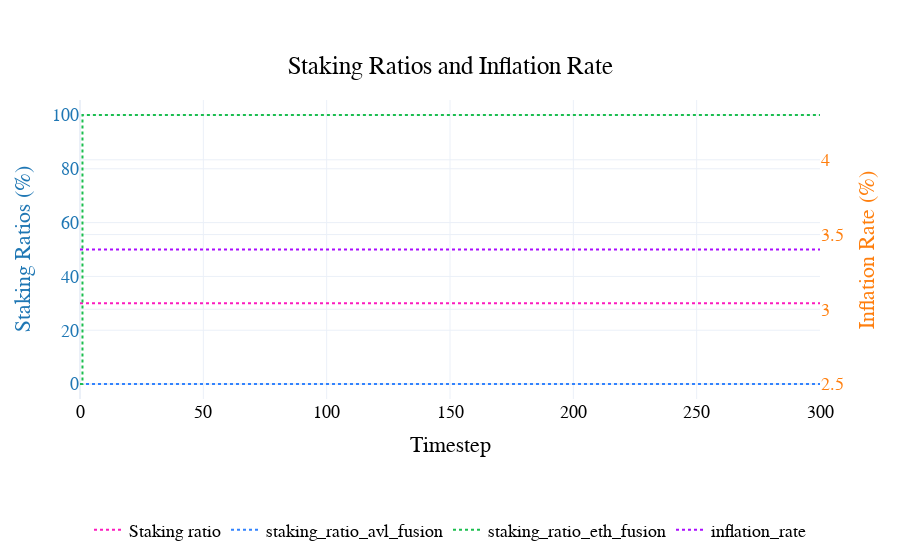

This figure's notebook cell:
### Code cell
fig= visualizations.plot_staking_ratio_inflation_rate(
    df
)
pio.show(fig)

### Figure 1 — Plotly figure (JSON) as saved in the notebook; plotly's stock layout.template omitted (floating-point values rounded to 4 significant figures; data arrays with more than 128 entries replaced by an {"elided": "..."} marker saying what was removed)
{"data": [{"line": {"color": "#FC1CBF", "dash": "dot"}, "name": "Staking ratio", "type": "scatter", "x": {"elided": "1801 int values"}, "y": {"elided": "1801 int values"}, "yaxis": "y"}, {"line": {"color": "#3283FE", "dash": "dot"}, "name": "staking_ratio_avl_fusion", "type": "scatter", "x": {"elided": "1801 int values"}, "y": {"elided": "1801 int values"}, "yaxis": "y"}, {"line": {"color": "#1CBE4F", "dash": "dot"}, "name": "staking_ratio_eth_fusion", "type": "scatter", "x": {"elided": "1801 int values"}, "y": {"elided": "1801 int values"}, "yaxis": "y"}, {"line": {"color": "#AA0DFE", "dash": "dot"}, "name": "inflation_rate", "type": "scatter", "x": {"elided": "1801 int values"}, "y": {"elided": "1801 float values"}, "yaxis": "y2"}], "layout": {"font": {"color": "black", "family": "Arial", "size": 18}, "hovermode": "x unified", "legend": {"orientation": "h", "x": 0.5, "xanchor": "center", "y": -0.5, "yanchor": "bottom"}, "paper_bgcolor": "rgba(255, 255, 255, 1)", "plot_bgcolor": "rgba(255, 255, 255, 1)", "title": {"text": "Staking Ratios and Inflation Rate", "x": 0.5, "xanchor": "center", "y": 0.9, "yanchor": "top"}, "xaxis": {"title": {"text": "Timestep"}}, "yaxis": {"tickfont": {"color": "#1f77b4"}, "title": {"font": {"color": "#1f77b4"}, "text": "Staking Ratios (%)"}}, "yaxis2": {"overlaying": "y", "side": "right", "tickfont": {"color": "#ff7f0e"}, "title": {"font": {"color": "#ff7f0e"}, "text": "Inflation Rate (%)"}}}}
